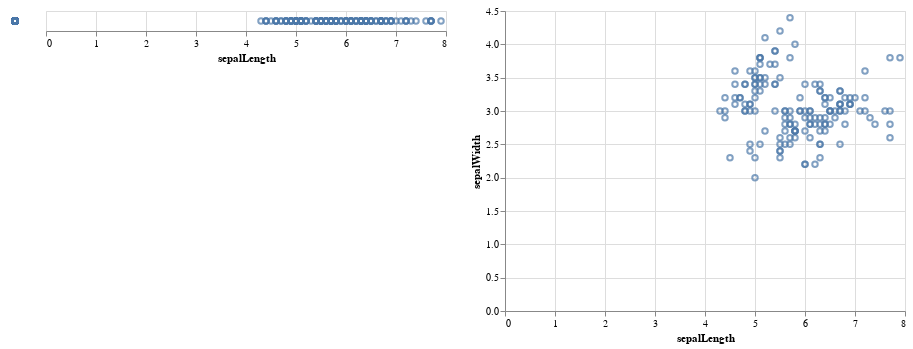

The notebook cell saved with this chart:
### Markdown cell above
# Statistische visualizatie met Altair

Om de logica te illusteren, bouwen we het voorbeeld stap voor stap op. In het voorbeeld hieronder zie je dat:

1) We laden de data in een Chart object en visualizeren dit als een punt. De output geeft een overlappend punt weer voor ieder datapunt in ons dataframe.
2) Vervolgens splitsen we de data op de x-as door het toevoegen van een x-ax encoding. Output is een 1-D scatter plot.
3) Door toevoegen van y-as krijgen we een scatter plot.
4) Toevoegen van `column` encoding zorgt ervoor dat data verspreid wordt over 3 species scatter plots.

Voor meer inzichten hoe figuren opgebouwd worden zie de [Altair documentatie](https://altair-viz.github.io/getting_started/starting.html)

### Code cell
# 1. Initializeren van chart object
points = (
    alt
    .Chart(df)
    .mark_point()
)

# 3. Data punten plotten op x-as
x_points = points.encode(x="sepalLength")
# 4. Data punten plotten op y-as
x_y_points = x_points.encode(y="sepalWidth")

# Plots kunnen makkelijk horizontaal naast elkaar worden weergegeven mbv de `|` operator
points | x_points | x_y_points

### Figure 1 — Vega-Lite specification as saved in the notebook (floating-point values rounded to 4 significant figures; data arrays with more than 128 entries replaced by an {"elided": "..."} marker saying what was removed)
{"config": {"view": {"continuousWidth": 400, "continuousHeight": 300}}, "hconcat": [{"mark": "point"}, {"mark": "point", "encoding": {"x": {"field": "sepalLength", "type": "quantitative"}}}, {"mark": "point", "encoding": {"x": {"field": "sepalLength", "type": "quantitative"}, "y": {"field": "sepalWidth", "type": "quantitative"}}}], "data": {"name": "data-a264acbd6e539a8b3afc0cb5f240fb57"}, "$schema": "https://vega.github.io/schema/vega-lite/v4.17.0.json", "datasets": {"data-a264acbd6e539a8b3afc0cb5f240fb57": {"elided": "150 records"}}}
